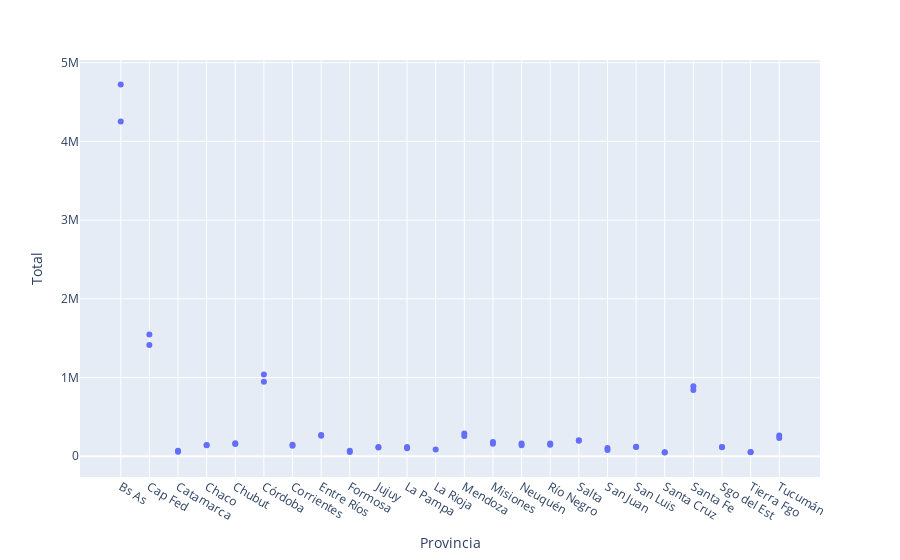

The cell this chart's notebook holds for it:
### Markdown cell above
Primer KPI:
El objetivo de mi primer KPI es el de alcanzar en todas las provincias el 40% de viviendas con más de 30 mbps, el plazo en el que se debe llevar a cabo es durante el año 2023 y 2024. Si bien un 40% no es un porcentaje tan alto, es una forma de lograr una mayor equidad entre provincias.

### Code cell
#gráfico interactivo innecesario, solo quería probar algo
px.scatter(x='Provincia', y= 'Total', data_frame=df_limpio)

### Figure 1 — Plotly figure (JSON) as saved in the notebook; plotly's stock layout.template omitted (floating-point values rounded to 4 significant figures)
{"data": [{"hovertemplate": "Provincia=%{x}<br>Total=%{y}<extra></extra>", "legendgroup": "", "marker": {"color": "#636efa", "symbol": "circle"}, "mode": "markers", "name": "", "orientation": "v", "showlegend": false, "type": "scatter", "x": ["Bs As", "Cap Fed", "Catamarca", "Chaco", "Chubut", "Córdoba", "Corrientes", "Entre Ríos", "Formosa", "Jujuy", "La Pampa", "La Rioja", "Mendoza", "Misiones", "Neuquén", "Río Negro", "Salta", "San Juan", "San Luis", "Santa Cruz", "Santa Fe", "Sgo del Est", "Tierra Fgo", "Tucumán", "Bs As", "Cap Fed", "Catamarca", "Chaco", "Chubut", "Córdoba", "Corrientes", "Entre Ríos", "Formosa", "Jujuy", "La Pampa", "Mendoza", "Misiones", "Neuquén", "Río Negro", "Salta", "San Juan", "San Luis", "Santa Cruz", "Santa Fe", "Sgo del Est", "Tierra Fgo", "Tucumán"], "xaxis": "x", "y": [4721668, 1547679, 70293, 144146, 165778, 1038668, 144846, 268959, 68538, 118823, 116092, 86864, 289523, 182157, 163161, 160558, 204541, 103399, 122070, 49510, 887810, 119032, 53896, 263117, 4251609, 1413405, 56254, 139871, 156066, 946788, 133819, 260375, 52795, 111158, 100487, 255939, 158528, 139809, 144585, 195833, 79483, 117864, 48976, 841584, 115458, 50223, 232472], "yaxis": "y"}], "layout": {"legend": {"tracegroupgap": 0}, "margin": {"t": 60}, "xaxis": {"anchor": "y", "domain": [0, 1], "title": {"text": "Provincia"}}, "yaxis": {"anchor": "x", "domain": [0, 1], "title": {"text": "Total"}}}}
